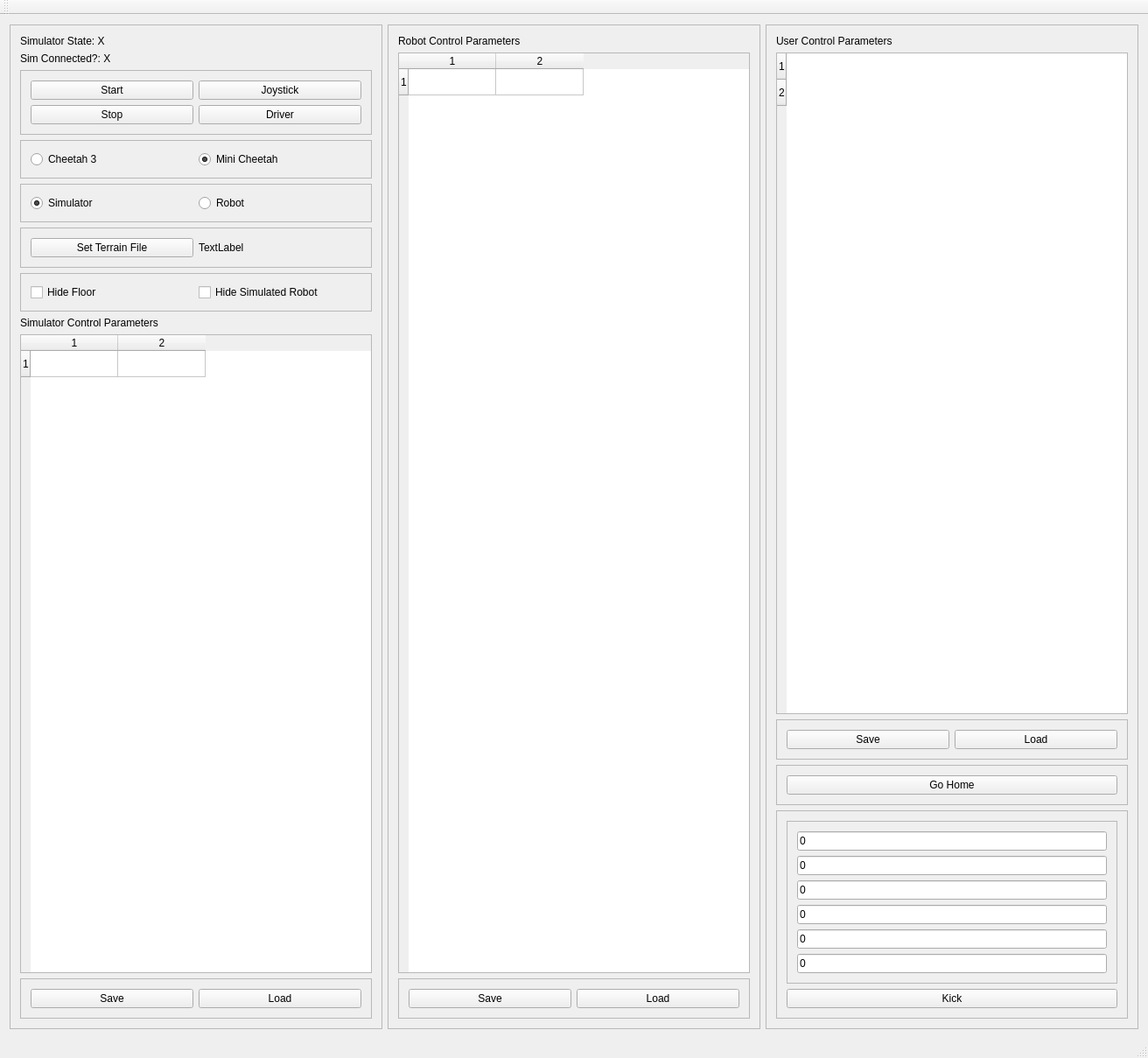
<?xml version="1.0" encoding="UTF-8"?>
<ui version="4.0">
 <class>SimControlPanel</class>
 <widget class="QMainWindow" name="SimControlPanel">
  <property name="geometry">
   <rect>
    <x>0</x>
    <y>0</y>
    <width>1312</width>
    <height>1209</height>
   </rect>
  </property>
  <property name="windowTitle">
   <string>SimControlPanel</string>
  </property>
  <widget class="QWidget" name="centralWidget">
   <layout class="QHBoxLayout" name="horizontalLayout_3">
    <item>
     <widget class="QFrame" name="frame_2">
      <property name="frameShape">
       <enum>QFrame::StyledPanel</enum>
      </property>
      <property name="frameShadow">
       <enum>QFrame::Raised</enum>
      </property>
      <layout class="QVBoxLayout" name="verticalLayout">
       <item>
        <widget class="QLabel" name="simulatorStateLabel">
         <property name="text">
          <string>Simulator State: X</string>
         </property>
        </widget>
       </item>
       <item>
        <widget class="QLabel" name="simulatorConnectedLabel">
         <property name="text">
          <string>Sim Connected?: X</string>
         </property>
        </widget>
       </item>
       <item>
        <widget class="QFrame" name="frame">
         <property name="frameShape">
          <enum>QFrame::StyledPanel</enum>
         </property>
         <property name="frameShadow">
          <enum>QFrame::Raised</enum>
         </property>
         <layout class="QGridLayout" name="gridLayout">
          <item row="0" column="0">
           <widget class="QPushButton" name="startButton">
            <property name="text">
             <string>Start</string>
            </property>
           </widget>
          </item>
          <item row="1" column="1">
           <widget class="QPushButton" name="driverButton">
            <property name="text">
             <string>Driver</string>
            </property>
           </widget>
          </item>
          <item row="0" column="1">
           <widget class="QPushButton" name="joystickButton">
            <property name="text">
             <string>Joystick</string>
            </property>
           </widget>
          </item>
          <item row="1" column="0">
           <widget class="QPushButton" name="stopButton">
            <property name="text">
             <string>Stop</string>
            </property>
           </widget>
          </item>
         </layout>
        </widget>
       </item>
       <item>
        <widget class="QFrame" name="frame_9">
         <property name="frameShape">
          <enum>QFrame::StyledPanel</enum>
         </property>
         <property name="frameShadow">
          <enum>QFrame::Raised</enum>
         </property>
         <layout class="QHBoxLayout" name="horizontalLayout_2">
          <item>
           <widget class="QRadioButton" name="cheetah3Button">
            <property name="text">
             <string>Cheetah 3</string>
            </property>
           </widget>
          </item>
          <item>
           <widget class="QRadioButton" name="miniCheetahButton">
            <property name="text">
             <string>Mini Cheetah</string>
            </property>
            <property name="checked">
             <bool>true</bool>
            </property>
           </widget>
          </item>
         </layout>
        </widget>
       </item>
       <item>
        <widget class="QFrame" name="frame_10">
         <property name="frameShape">
          <enum>QFrame::StyledPanel</enum>
         </property>
         <property name="frameShadow">
          <enum>QFrame::Raised</enum>
         </property>
         <layout class="QHBoxLayout" name="horizontalLayout">
          <item>
           <widget class="QRadioButton" name="simulatorButton">
            <property name="text">
             <string>Simulator</string>
            </property>
            <property name="checked">
             <bool>true</bool>
            </property>
           </widget>
          </item>
          <item>
           <widget class="QRadioButton" name="robotButton">
            <property name="text">
             <string>Robot</string>
            </property>
           </widget>
          </item>
         </layout>
        </widget>
       </item>
       <item>
        <widget class="QFrame" name="frame_13">
         <property name="frameShape">
          <enum>QFrame::StyledPanel</enum>
         </property>
         <property name="frameShadow">
          <enum>QFrame::Raised</enum>
         </property>
         <layout class="QHBoxLayout" name="horizontalLayout_4">
          <item>
           <widget class="QPushButton" name="setTerrainButton">
            <property name="text">
             <string>Set Terrain File</string>
            </property>
           </widget>
          </item>
          <item>
           <widget class="QLabel" name="terrainFileLabel">
            <property name="text">
             <string>TextLabel</string>
            </property>
           </widget>
          </item>
         </layout>
        </widget>
       </item>
       <item>
        <widget class="QFrame" name="frame_14">
         <property name="frameShape">
          <enum>QFrame::StyledPanel</enum>
         </property>
         <property name="frameShadow">
          <enum>QFrame::Raised</enum>
         </property>
         <layout class="QHBoxLayout" name="horizontalLayout_5">
          <item>
           <widget class="QCheckBox" name="hide_floor_checkbox">
            <property name="text">
             <string>Hide Floor</string>
            </property>
           </widget>
          </item>
          <item>
           <widget class="QCheckBox" name="hide_robot_checkbox">
            <property name="text">
             <string>Hide Simulated Robot</string>
            </property>
           </widget>
          </item>
         </layout>
        </widget>
       </item>
       <item>
        <widget class="QLabel" name="label">
         <property name="text">
          <string>Simulator Control Parameters</string>
         </property>
        </widget>
       </item>
       <item>
        <widget class="QTableWidget" name="simulatorTable">
         <property name="rowCount">
          <number>1</number>
         </property>
         <property name="columnCount">
          <number>2</number>
         </property>
         <row/>
         <column/>
         <column/>
        </widget>
       </item>
       <item>
        <widget class="QFrame" name="frame_6">
         <property name="frameShape">
          <enum>QFrame::StyledPanel</enum>
         </property>
         <property name="frameShadow">
          <enum>QFrame::Raised</enum>
         </property>
         <layout class="QGridLayout" name="gridLayout_3">
          <item row="0" column="1">
           <widget class="QPushButton" name="loadSimulatorButton">
            <property name="text">
             <string>Load</string>
            </property>
           </widget>
          </item>
          <item row="0" column="0">
           <widget class="QPushButton" name="saveSimulatorButton">
            <property name="text">
             <string>Save</string>
            </property>
           </widget>
          </item>
         </layout>
        </widget>
       </item>
      </layout>
     </widget>
    </item>
    <item>
     <widget class="QFrame" name="frame_5">
      <property name="frameShape">
       <enum>QFrame::StyledPanel</enum>
      </property>
      <property name="frameShadow">
       <enum>QFrame::Raised</enum>
      </property>
      <layout class="QVBoxLayout" name="verticalLayout_3">
       <item>
        <widget class="QLabel" name="label_2">
         <property name="text">
          <string>Robot Control Parameters</string>
         </property>
        </widget>
       </item>
       <item>
        <widget class="QTableWidget" name="robotTable">
         <property name="rowCount">
          <number>1</number>
         </property>
         <property name="columnCount">
          <number>2</number>
         </property>
         <row/>
         <column/>
         <column/>
        </widget>
       </item>
       <item>
        <widget class="QFrame" name="frame_4">
         <property name="frameShape">
          <enum>QFrame::StyledPanel</enum>
         </property>
         <property name="frameShadow">
          <enum>QFrame::Raised</enum>
         </property>
         <layout class="QGridLayout" name="gridLayout_2">
          <item row="0" column="1">
           <widget class="QPushButton" name="loadRobotButton">
            <property name="text">
             <string>Load</string>
            </property>
           </widget>
          </item>
          <item row="0" column="0">
           <widget class="QPushButton" name="saveRobotButton">
            <property name="text">
             <string>Save</string>
            </property>
           </widget>
          </item>
         </layout>
        </widget>
       </item>
      </layout>
     </widget>
    </item>
    <item>
     <widget class="QFrame" name="frame_3">
      <property name="frameShape">
       <enum>QFrame::StyledPanel</enum>
      </property>
      <property name="frameShadow">
       <enum>QFrame::Raised</enum>
      </property>
      <layout class="QVBoxLayout" name="verticalLayout_2">
       <item>
        <widget class="QLabel" name="label_3">
         <property name="text">
          <string>User Control Parameters</string>
         </property>
        </widget>
       </item>
       <item>
        <widget class="QTableWidget" name="userControlTable">
         <property name="rowCount">
          <number>2</number>
         </property>
         <property name="columnCount">
          <number>0</number>
         </property>
         <row/>
         <row/>
        </widget>
       </item>
       <item>
        <widget class="QFrame" name="frame_7">
         <property name="frameShape">
          <enum>QFrame::StyledPanel</enum>
         </property>
         <property name="frameShadow">
          <enum>QFrame::Raised</enum>
         </property>
         <layout class="QGridLayout" name="gridLayout_4">
          <item row="0" column="1">
           <widget class="QPushButton" name="loadUserButton">
            <property name="text">
             <string>Load</string>
            </property>
           </widget>
          </item>
          <item row="0" column="0">
           <widget class="QPushButton" name="saveUserButton">
            <property name="text">
             <string>Save</string>
            </property>
           </widget>
          </item>
         </layout>
        </widget>
       </item>
       <item>
        <widget class="QFrame" name="frame_8">
         <property name="frameShape">
          <enum>QFrame::StyledPanel</enum>
         </property>
         <property name="frameShadow">
          <enum>QFrame::Raised</enum>
         </property>
         <layout class="QVBoxLayout" name="verticalLayout_4">
          <item>
           <widget class="QPushButton" name="goHomeButton">
            <property name="text">
             <string>Go Home</string>
            </property>
           </widget>
          </item>
         </layout>
        </widget>
       </item>
       <item>
        <widget class="QFrame" name="frame_12">
         <property name="sizePolicy">
          <sizepolicy hsizetype="Expanding" vsizetype="Preferred">
           <horstretch>0</horstretch>
           <verstretch>0</verstretch>
          </sizepolicy>
         </property>
         <property name="frameShape">
          <enum>QFrame::StyledPanel</enum>
         </property>
         <property name="frameShadow">
          <enum>QFrame::Raised</enum>
         </property>
         <layout class="QGridLayout" name="gridLayout_6">
          <item row="0" column="0">
           <widget class="QFrame" name="frame_11">
            <property name="frameShape">
             <enum>QFrame::StyledPanel</enum>
            </property>
            <property name="frameShadow">
             <enum>QFrame::Raised</enum>
            </property>
            <layout class="QVBoxLayout" name="verticalLayout_6">
             <item>
              <widget class="QLineEdit" name="kickAngularX">
               <property name="sizePolicy">
                <sizepolicy hsizetype="Ignored" vsizetype="Fixed">
                 <horstretch>0</horstretch>
                 <verstretch>0</verstretch>
                </sizepolicy>
               </property>
               <property name="text">
                <string>0</string>
               </property>
              </widget>
             </item>
             <item>
              <widget class="QLineEdit" name="kickAngularY">
               <property name="sizePolicy">
                <sizepolicy hsizetype="Ignored" vsizetype="Fixed">
                 <horstretch>0</horstretch>
                 <verstretch>0</verstretch>
                </sizepolicy>
               </property>
               <property name="text">
                <string>0</string>
               </property>
              </widget>
             </item>
             <item>
              <widget class="QLineEdit" name="kickAngularZ">
               <property name="sizePolicy">
                <sizepolicy hsizetype="Ignored" vsizetype="Fixed">
                 <horstretch>0</horstretch>
                 <verstretch>0</verstretch>
                </sizepolicy>
               </property>
               <property name="text">
                <string>0</string>
               </property>
              </widget>
             </item>
             <item>
              <widget class="QLineEdit" name="kickLinearX">
               <property name="sizePolicy">
                <sizepolicy hsizetype="Minimum" vsizetype="Fixed">
                 <horstretch>0</horstretch>
                 <verstretch>0</verstretch>
                </sizepolicy>
               </property>
               <property name="text">
                <string>0</string>
               </property>
              </widget>
             </item>
             <item>
              <widget class="QLineEdit" name="kickLinearY">
               <property name="sizePolicy">
                <sizepolicy hsizetype="Minimum" vsizetype="Fixed">
                 <horstretch>0</horstretch>
                 <verstretch>0</verstretch>
                </sizepolicy>
               </property>
               <property name="text">
                <string>0</string>
               </property>
              </widget>
             </item>
             <item>
              <widget class="QLineEdit" name="kickLinearZ">
               <property name="sizePolicy">
                <sizepolicy hsizetype="Minimum" vsizetype="Fixed">
                 <horstretch>0</horstretch>
                 <verstretch>0</verstretch>
                </sizepolicy>
               </property>
               <property name="text">
                <string>0</string>
               </property>
              </widget>
             </item>
            </layout>
           </widget>
          </item>
          <item row="1" column="0">
           <widget class="QPushButton" name="kickButton">
            <property name="text">
             <string>Kick</string>
            </property>
           </widget>
          </item>
         </layout>
        </widget>
       </item>
      </layout>
     </widget>
    </item>
   </layout>
  </widget>
  <widget class="QMenuBar" name="menuBar">
   <property name="geometry">
    <rect>
     <x>0</x>
     <y>0</y>
     <width>1312</width>
     <height>22</height>
    </rect>
   </property>
  </widget>
  <widget class="QToolBar" name="mainToolBar">
   <attribute name="toolBarArea">
    <enum>TopToolBarArea</enum>
   </attribute>
   <attribute name="toolBarBreak">
    <bool>false</bool>
   </attribute>
  </widget>
  <widget class="QStatusBar" name="statusBar"/>
 </widget>
 <layoutdefault spacing="6" margin="11"/>
 <resources/>
 <connections/>
</ui>
